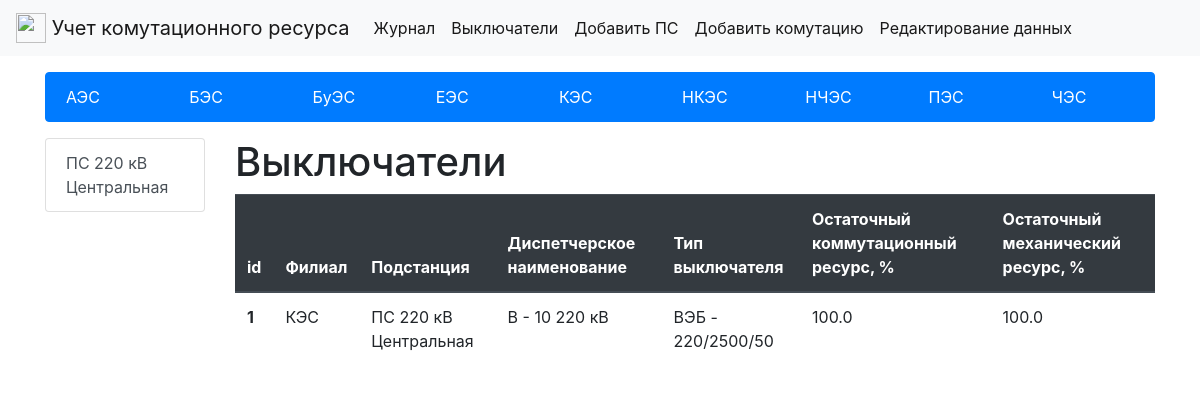
/circuit_breakers_jur/, run on the app's committed database.
### accounting/models.py (models this page shows, shortened)
class NameOfBranch(models.Model):
    name = models.CharField(max_length=150, verbose_name="Наименование Филиала")
    def __str__(self):
        return self.name
    class Meta:
        verbose_name = 'Филиал'
        verbose_name_plural = 'Филиалы'
        ordering = ['name']

class NameOfSubstation(models.Model):
    name = models.CharField(max_length=150, verbose_name="Наименование ПС")
    branch = models.ForeignKey('NameOfBranch', on_delete=models.PROTECT, null=True, verbose_name="Филиал")
    def __str__(self):
        return self.name
    class Meta:
        verbose_name = 'Подстанция'
        verbose_name_plural = 'Подстанции'
        ordering = ['name']

class CircuitBreakers (models.Model):
    dispatcher_name = models.CharField(max_length=150, verbose_name="Диспетчерское наименование")
    switch_type = models.ForeignKey('SwitchType', on_delete=models.PROTECT, null=True, verbose_name="Тип выключателя")
    name_of_substation = models.ForeignKey('NameOfSubstation', on_delete=models.PROTECT, null=True, verbose_name="Наименование ПС")
    switching_resource = models.FloatField(verbose_name="Остаточный коммутационный ресурс, %")
    mechanical_resource = models.FloatField(verbose_name="Остаточный механический ресурс, %")
    branch = models.ForeignKey('NameOfBranch', on_delete=models.PROTECT, null=True, verbose_name="Филиал")
    created_at = models.DateTimeField(auto_now_add=True, verbose_name="Создано")
    updated_at = models.DateTimeField(auto_now=True, verbose_name="Изменено")
    class Meta:
        verbose_name = 'Выключатель'
        verbose_name_plural = 'Выключатели'
        ordering = ['-created_at']

class SwitchType(models.Model):
    switch_type = models.CharField(max_length=150, verbose_name="Тип выключателя")
    voltage_class = models.ForeignKey('VoltageClass', on_delete=models.PROTECT, null=True, verbose_name="Класс напряжения Выключателя,кВ")
    rated_breaking_current = models.FloatField(verbose_name="Номинальный ток отключения, кА")
    rated_current = models.FloatField(verbose_name="Номинальный ток, А")
    first_bound = models.FloatField(verbose_name="Нижняя граница первого интервала, %")
    second_bound = models.FloatField(verbose_name="Нижняя граница второго интервала, %")
    third_bound = models.FloatField(verbose_name="Нижняя граница третьего интервала, %")
    first_bound_number_of_commutation = models.FloatField(verbose_name="Количество комутаций первого интервала")
    second_bound_number_of_commutation = models.FloatField(verbose_name="Количество комутаций второго интервала")
    third_bound_number_of_commutation = models.FloatField(verbose_name="Количество комутаций третьего интервала")
    mechanical_resource = models.IntegerField(verbose_name="Механический ресурс")
    def __str__(self):
        return self.switch_type
    class Meta:
        verbose_name = 'Тип'
        verbose_name_plural = 'Типы'
        ordering = ['switch_type']

### accounting/views.py (the view)
# urls.py: path('circuit_breakers_jur/', circuit_breakers_jur, name='circuit_breakers_jur'),
def circuit_breakers_jur(request):
    circuit_breakers = CircuitBreakers.objects.all()
    substations = NameOfSubstation.objects.all()
    branchs = NameOfBranch.objects.all()
    return render(request, 'accounting/circuit_breakers_jur.html', {'circuit_breakers': circuit_breakers, 'substations': substations, 'branchs': branchs,'title': 'Выключатели'})

### accounting/templates/accounting/circuit_breakers_jur.html (shortened to what this page needs)
{% extends 'base.html' %}
{% block branch %}
    {% for i in branchs %}
    <a href="/Breakers_branch_jur/{{ i.pk }}" class="list-group-item list-group-item-action active"> {{ i.name }}</a>
    {% endfor %}
{% endblock %}
{% block substation %}
<div class="list-group">
         {% for i in substations %}
      <a href="/Breakers_substation_jur/{{ i.pk }}/" class="list-group-item list-group-item-action">{{ i.name }}</a>
      {% endfor %}
</div>
<br>
{% endblock %}
{% block content %}
<h1>{{title}}</h1>
<table class="table">
    <thead class="thead-dark">
    <tr>
        <th scope="col"> id </th>
        <th scope="col"> Филиал </th>
        <th scope="col"> Подстанция </th>
        <th scope="col"> Диспетчерское наименование </th>
        <th scope="col"> Тип выключателя </th>
        <th scope="col"> Остаточный коммутационный ресурс, % </th>
        <th scope="col"> Остаточный механический ресурс, % </th>
    </tr>
    </thead>
    {% for i in circuit_breakers %}
    <tbody>
    <tr>
        <th scope="row">{{i.id}}</th>
        <td>{{i.branch}}</td>
        <td>{{i.name_of_substation}}</td>
        <td>{{i.dispatcher_name}}</td>
        <td>{{i.switch_type}}</td>
        <td>{{i.switching_resource}}</td>
        <td>{{i.mechanical_resource}}</td>
    </tr>
    </tbody>
    {% endfor %}
</table>
{% endblock %}

### templates/base.html (shortened to what this page needs)
{% load static %}
<!doctype html>
<html lang="en">
  <head>
    <link rel="stylesheet" href="{% static 'bootstrap/css/bootstrap.min.css' %}">
  </head>
  <body>
{% include 'inc/_nav.html' %}
<div class="container mt-3" >
    <ul class="list-group list-group-horizontal">
        {% block branch %}  {% endblock %}
    </ul>
</div>
<div class="container mt-3" >
    <div class="row">
        <div class="col-md-2">
            {% block substation %}  {% endblock %}
        </div>
        <div class="col-md-10">
            {% block content %}  {% endblock %}
        </div>
    </div>
</div>
  </body>
</html>

### templates/inc/_nav.html
<nav class="navbar navbar-expand-lg navbar-light bg-light">
 <a class="navbar-brand" href="/">
    <img src="/docs/4.5/assets/brand/bootstrap-solid.svg" width="30" height="30" class="d-inline-block align-top" alt="" loading="lazy">
    Учет комутационного ресурса
  </a>
  <div class="collapse navbar-collapse" id="navbarNav">
    <ul class="navbar-nav">
      <li class="nav-item active">
        <a class="nav-link" href="/">Журнал<span class="sr-only">(current)</span></a>
      </li>
        <li class="nav-item active">
        <a class="nav-link" href="/circuit_breakers_jur">Выключатели</a>
      </li>
      <li class="nav-item active">
        <a class="nav-link" href="#">Добавить ПС</a>
      </li>
      <li class="nav-item active">
        <a class="nav-link" href="/jur_form">Добавить комутацию</a>
      </li>
      <li class="nav-item active">
        <a class="nav-link" href="#" >Редактирование данных</a>
      </li>
    </ul>
  </div>
</nav>

### data on the page
NameOfBranch: name "АЭС"
NameOfBranch: name "БЭС"
NameOfBranch: name "БуЭС"
NameOfBranch: name "ЕЭС"
NameOfBranch: name "КЭС"
NameOfBranch: name "НКЭС"
NameOfBranch: name "НЧЭС"
NameOfBranch: name "ПЭС"
NameOfBranch: name "ЧЭС"
NameOfSubstation: name "ПС 220 кВ Центральная"
CircuitBreakers: id "1", branch "КЭС", name_of_substation "ПС 220 кВ Центральная", dispatcher_name "В - 10 220 кВ", switch_type "ВЭБ - 220/2500/50", switching_resource "100.0", mechanical_resource "100.0"

### other printed values
{{ title }} "Выключатели"
